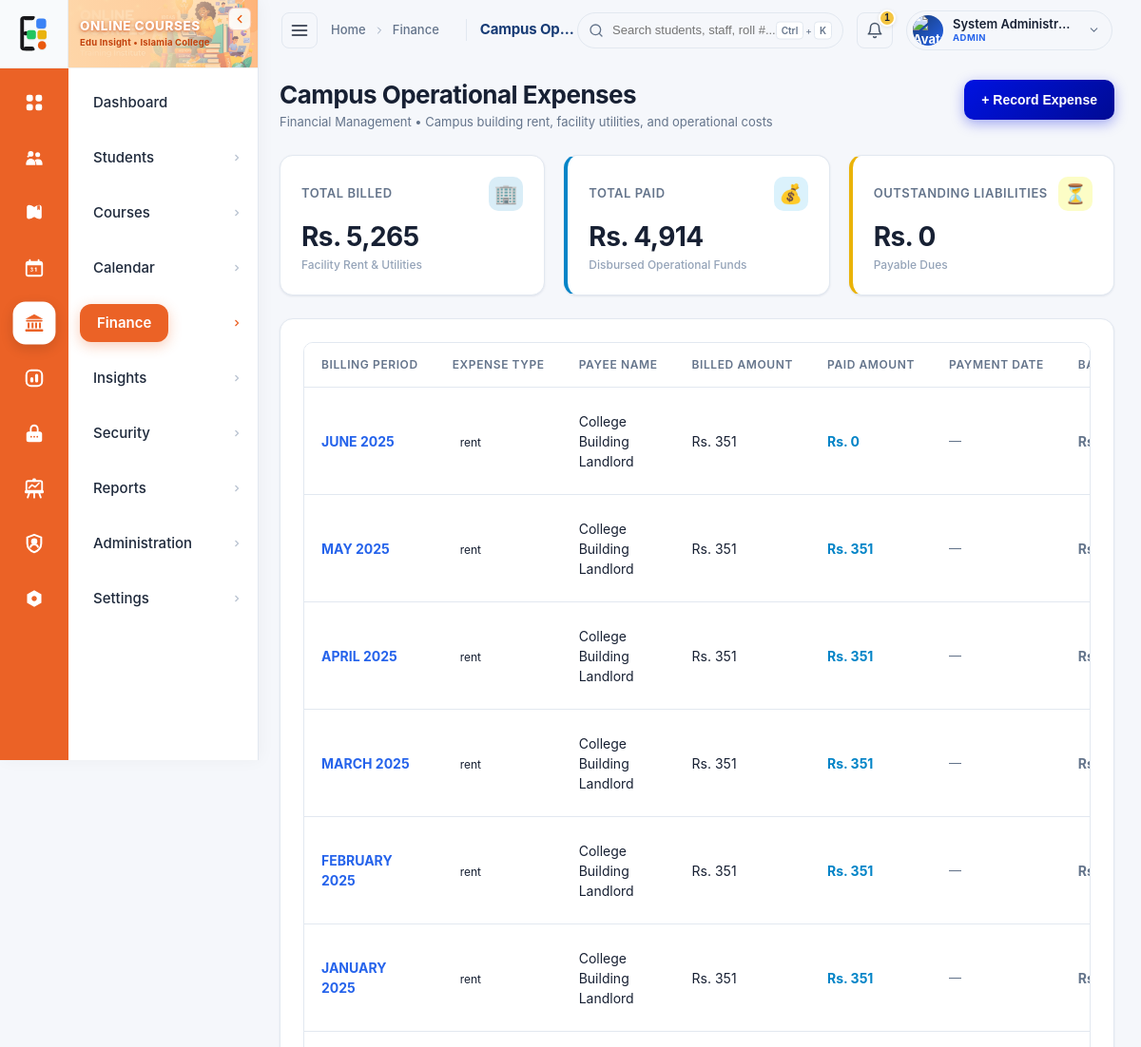
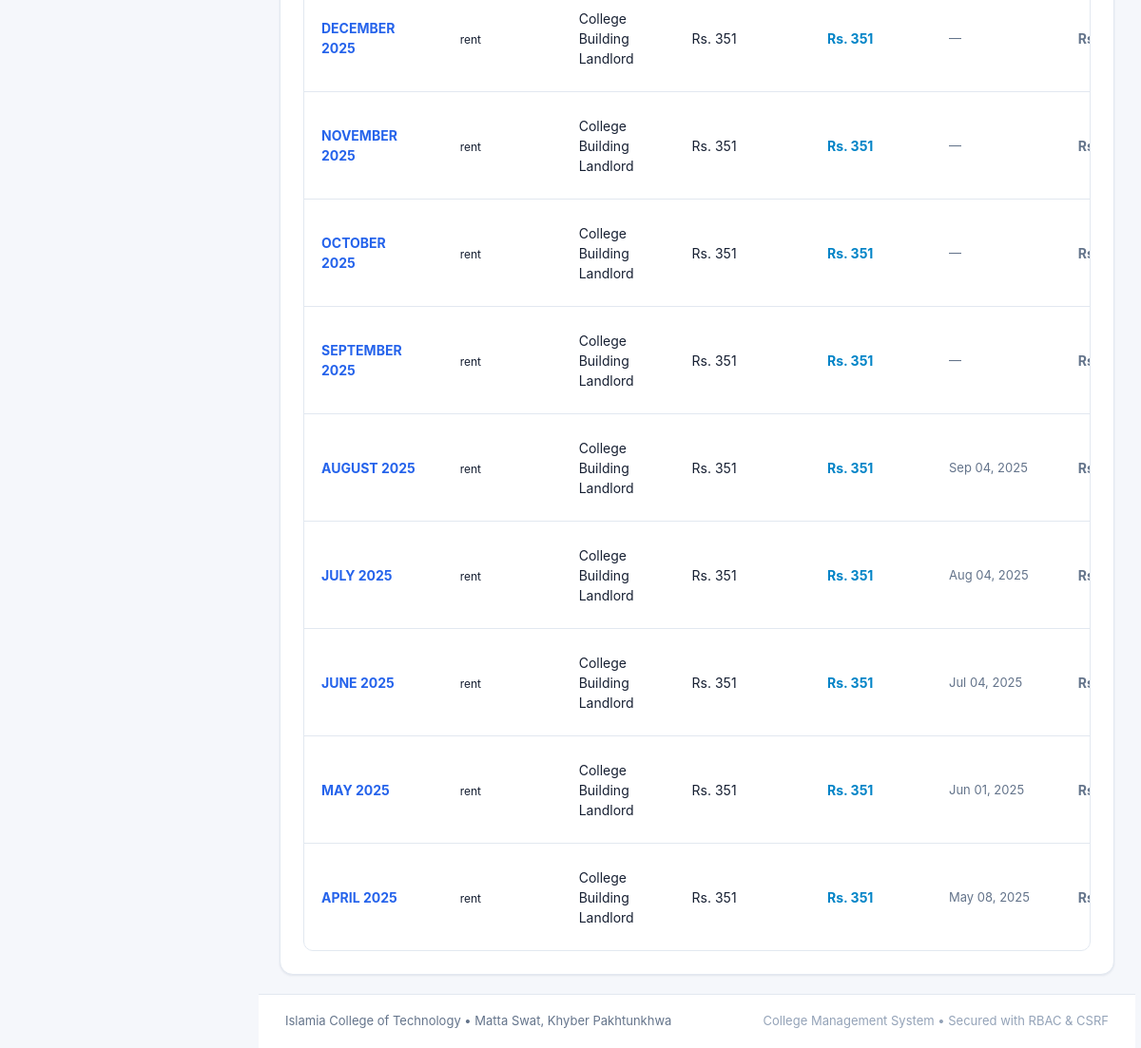
The app's page /modules/expenses/index.php (signed in) with its own data (2 pictures, top to bottom).
### tables this page shows
CREATE TABLE `campus_expenses` (
    `id` INT AUTO_INCREMENT PRIMARY KEY,
    `expense_type` ENUM('rent', 'utility', 'maintenance', 'other') NOT NULL DEFAULT 'rent',
    `month_name` VARCHAR(30) NOT NULL,
    `year_num` INT NOT NULL,
    `amount_due` DECIMAL(10,2) NOT NULL DEFAULT 0.00,
    `amount_paid` DECIMAL(10,2) NOT NULL DEFAULT 0.00,
    `payment_date` DATE NULL,
    `balance_dues` DECIMAL(10,2) NOT NULL DEFAULT 0.00,
    `payee_name` VARCHAR(150) NOT NULL DEFAULT 'Campus Landlord',
    `notes` TEXT NULL,
    `created_at` TIMESTAMP DEFAULT CURRENT_TIMESTAMP
);

### modules/expenses/index.php (the view, shortened to what this page needs)
<?php
$pdo = Database::getConnection();
$expenses = $pdo->query("SELECT * FROM campus_expenses ORDER BY year_num DESC, id DESC")->fetchAll();
$totalDue     = (float)array_sum(array_column($expenses, 'amount_due'));
$totalPaid    = (float)array_sum(array_column($expenses, 'amount_paid'));
$totalBalance = (float)array_sum(array_column($expenses, 'balance_dues'));
require_once __DIR__ . '/../../includes/header.php';
?>
<div class="page-header">
    <div>
        <h1 class="page-title">Campus Operational Expenses</h1>
        <p class="page-breadcrumb">Financial Management • Campus building rent, facility utilities, and operational costs</p>
    </div>
    <div>
        <button type="button" class="btn btn-primary" onclick="openModal('addExpenseModal')">
            <span>+ Record Expense</span>
        </button>
    </div>
</div>
<div class="metric-grid" style="grid-template-columns: repeat(auto-fit, minmax(240px, 1fr)); margin-bottom: 24px;">
    <div class="metric-card">
        <div class="metric-header">
            <span class="metric-title">Total Billed</span>
            <span class="metric-icon">🏢</span>
        </div>
        <div class="metric-value">Rs. <?= number_format($totalDue, 0) ?></div>
        <div class="metric-sub">Facility Rent & Utilities</div>
    </div>
    <div class="metric-card emerald">
        <div class="metric-header">
            <span class="metric-title">Total Paid</span>
            <span class="metric-icon">💰</span>
        </div>
        <div class="metric-value">Rs. <?= number_format($totalPaid, 0) ?></div>
        <div class="metric-sub">Disbursed Operational Funds</div>
    </div>
    <div class="metric-card amber">
        <div class="metric-header">
            <span class="metric-title">Outstanding Liabilities</span>
            <span class="metric-icon">⏳</span>
        </div>
        <div class="metric-value">Rs. <?= number_format($totalBalance, 0) ?></div>
        <div class="metric-sub">Payable Dues</div>
    </div>
</div>
<div class="glass-card">
    <div class="table-responsive">
        <table class="data-table">
            <thead>
                <tr>
                    <th>Billing Period</th>
                    <th>Expense Type</th>
                    <th>Payee Name</th>
                    <th>Billed Amount</th>
                    <th>Paid Amount</th>
                    <th>Payment Date</th>
                    <th>Balance Due</th>
                </tr>
            </thead>
            <tbody>
                <?php if (empty($expenses)): ?>
                    <tr>
                        <td colspan="<?= $userRole === 'admin' ? 9 : 8 ?>" class="empty-state">
                            <div class="empty-state-icon">🏢</div>
                            <div class="empty-state-title">No expense records found</div>
                        </td>
                    </tr>
                <?php else: ?>
                    <?php foreach ($expenses as $x): ?>
                        <tr>
                            <td><strong style="color: var(--primary-light);"><?= htmlspecialchars($x['month_name']) ?> <?= (int)$x['year_num'] ?></strong></td>
                            <td><span style="padding: 3px 8px; border-radius: 4px; background: rgba(255,255,255,0.06); font-size: 12px;"><?= htmlspecialchars($x['expense_type']) ?></span></td>
                            <td><?= htmlspecialchars($x['payee_name'] ?: 'Campus Landlord') ?></td>
                            <td>Rs. <?= number_format((float)$x['amount_due'], 0) ?></td>
                            <td><strong style="color: var(--accent-emerald);">Rs. <?= number_format((float)$x['amount_paid'], 0) ?></strong></td>
                            <td style="color: var(--text-muted); font-size: 13px;"><?= $x['payment_date'] ? date('M d, Y', strtotime($x['payment_date'])) : '—' ?></td>
                            <td>
                                <strong style="color: <?= $x['balance_dues'] > 0 ? 'var(--accent-amber)' : 'var(--text-muted)' ?>;">
                                    Rs. <?= number_format((float)$x['balance_dues'], 0) ?>
                                </strong>
                            </td>
                        </tr>
                    <?php endforeach; ?>
                <?php endif; ?>
            </tbody>
        </table>
    </div>
</div>
<?php require_once __DIR__ . '/../../includes/footer.php'; ?>

### assets/css/edu_sidebar.css (style rules this page uses)
:root { --sidebar-width: 272px; --sidebar-collapsed-width: 72px; --sidebar-orange: #eb6226; --sidebar-orange-dark: #d45119; --sidebar-orange-hover: #ff7841; --sidebar-orange-light: #fef0ea; }

### records on screen
campus_expenses: month_name "JUNE", year_num "2025", expense_type "rent", payee_name "College Building Landlord", amount_due "351", amount_paid "0"
campus_expenses: month_name "MAY", year_num "2025", expense_type "rent", payee_name "College Building Landlord", amount_due "351", amount_paid "351"
campus_expenses: month_name "APRIL", year_num "2025", expense_type "rent", payee_name "College Building Landlord", amount_due "351", amount_paid "351"
campus_expenses: month_name "MARCH", year_num "2025", expense_type "rent", payee_name "College Building Landlord", amount_due "351", amount_paid "351"
campus_expenses: month_name "FEBRUARY", year_num "2025", expense_type "rent", payee_name "College Building Landlord", amount_due "351", amount_paid "351"
campus_expenses: month_name "JANUARY", year_num "2025", expense_type "rent", payee_name "College Building Landlord", amount_due "351", amount_paid "351"
campus_expenses: month_name "DECEMBER", year_num "2025", expense_type "rent", payee_name "College Building Landlord", amount_due "351", amount_paid "351"
campus_expenses: month_name "NOVEMBER", year_num "2025", expense_type "rent", payee_name "College Building Landlord", amount_due "351", amount_paid "351"
campus_expenses: month_name "OCTOBER", year_num "2025", expense_type "rent", payee_name "College Building Landlord", amount_due "351", amount_paid "351"
campus_expenses: month_name "SEPTEMBER", year_num "2025", expense_type "rent", payee_name "College Building Landlord", amount_due "351", amount_paid "351"
campus_expenses: month_name "AUGUST", year_num "2025", expense_type "rent", payee_name "College Building Landlord", amount_due "351", amount_paid "351", payment_date "Sep 04, 2025"
campus_expenses: month_name "JULY", year_num "2025", expense_type "rent", payee_name "College Building Landlord", amount_due "351", amount_paid "351", payment_date "Aug 04, 2025"
campus_expenses: month_name "JUNE", year_num "2025", expense_type "rent", payee_name "College Building Landlord", amount_due "351", amount_paid "351", payment_date "Jul 04, 2025"
campus_expenses: month_name "MAY", year_num "2025", expense_type "rent", payee_name "College Building Landlord", amount_due "351", amount_paid "351", payment_date "Jun 01, 2025"
campus_expenses: month_name "APRIL", year_num "2025", expense_type "rent", payee_name "College Building Landlord", amount_due "351", amount_paid "351", payment_date "May 08, 2025"

### other values on screen
$item['label'] "Dashboard"
$item['label'] "Students"
$item['label'] "Courses"
$item['label'] "Calendar"
$item['label'] "Finance"
$item['label'] "Insights"
$item['label'] "Security"
$item['label'] "Reports"
$item['label'] "Administration"
$item['label'] "Settings"
$crumb['label'] "Home"
$crumb['label'] "Financ…"
$pageTitle "Campus Op…"
$notifCount "1"
$currentUser['full_name'] "System Administr…"
